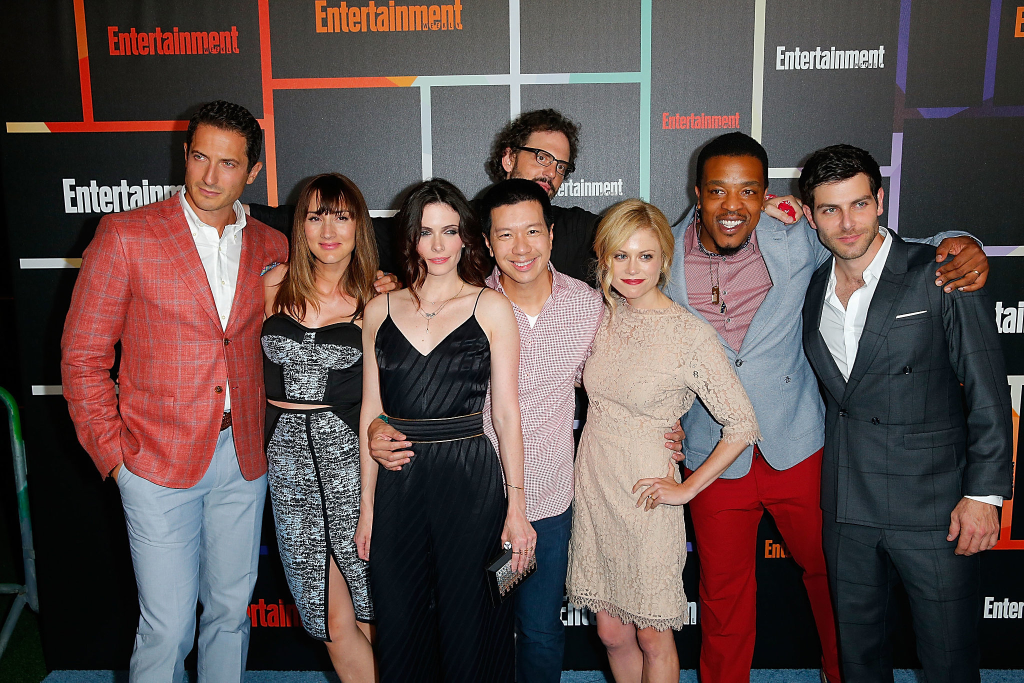
#> input picture data/test4.jpg, 2048 x 1365 px (shown at 1/2 size)
$ jupyter execute facePan.ipynb   (Python 2 division)   (text cells are left out)
#> lines starting #> are read from the running program, lines starting #| are printed output that depends on the picture; after the words box and inside, x2 and y2 are one past the last pixel; in counts of white or black regions, pixels touching at a corner belong together
[cell 1]
#import required libraries
import cv2 #import OpenCV library
#load cascade classifier training file for lbpcascade
lbp_face_cascade = cv2.CascadeClassifier('data/lbpcascade_frontalface.xml')

#load test image
testImg = cv2.imread('data/test4.jpg')
#> testImg is the input picture: shape (1365, 2048, 3); mean B, G, R 76.9, 78.7, 95.3
# convert the test image to gray image as opencv face detector expects gray images
gray_img = cv2.cvtColor(testImg, cv2.COLOR_BGR2GRAY)
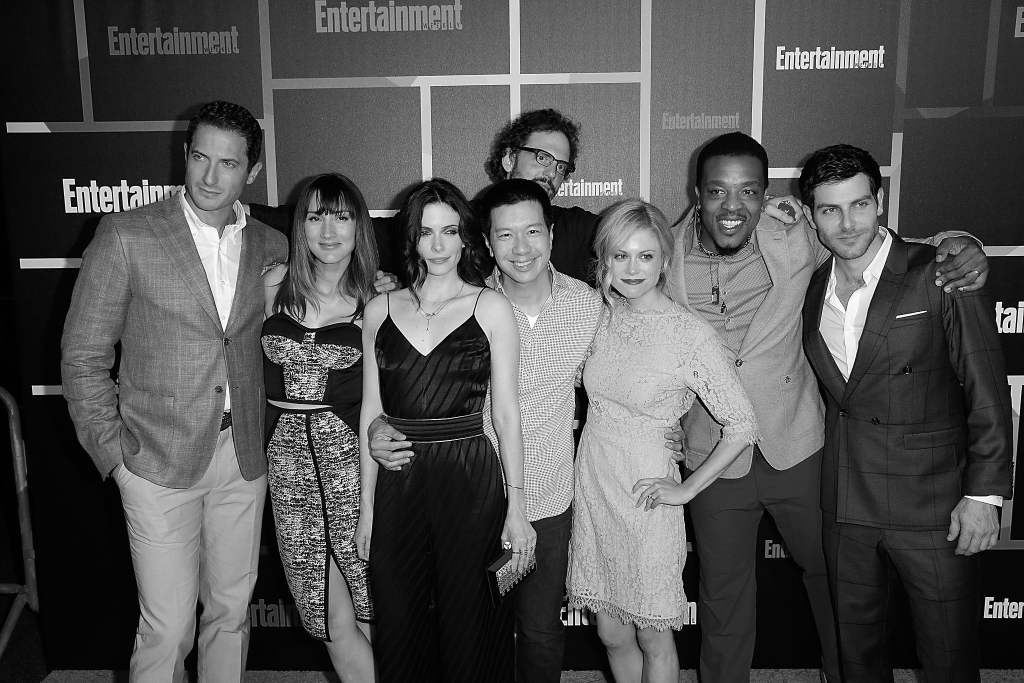
#> gray_img: shape (1365, 2048) (shown at 1/2 size); min 0, max 255, mean 83.5
#detect multiscale faces (some images may be closer to camera than others) images
faces = lbp_face_cascade.detectMultiScale(gray_img, scaleFactor=1.2, minNeighbors=5);
#> faces = [[816, 418, 121, 121], [1203, 462, 131, 131], [1623, 360, 144, 144], [357, 270, 142, 142], [1394, 327, 149, 149], [590, 386, 137, 137], [967, 408, 153, 153]]
# print the number of faces found
print('Faces found: ', len(faces))
#| Faces found:  7

# go over list of faces and draw them as rectangles on img
for (x, y, w, h) in faces:
    cv2.rectangle(testImg, (x, y), (x+w, y+h), (0, 255, 0), 2)
#> this loop made 7 passes
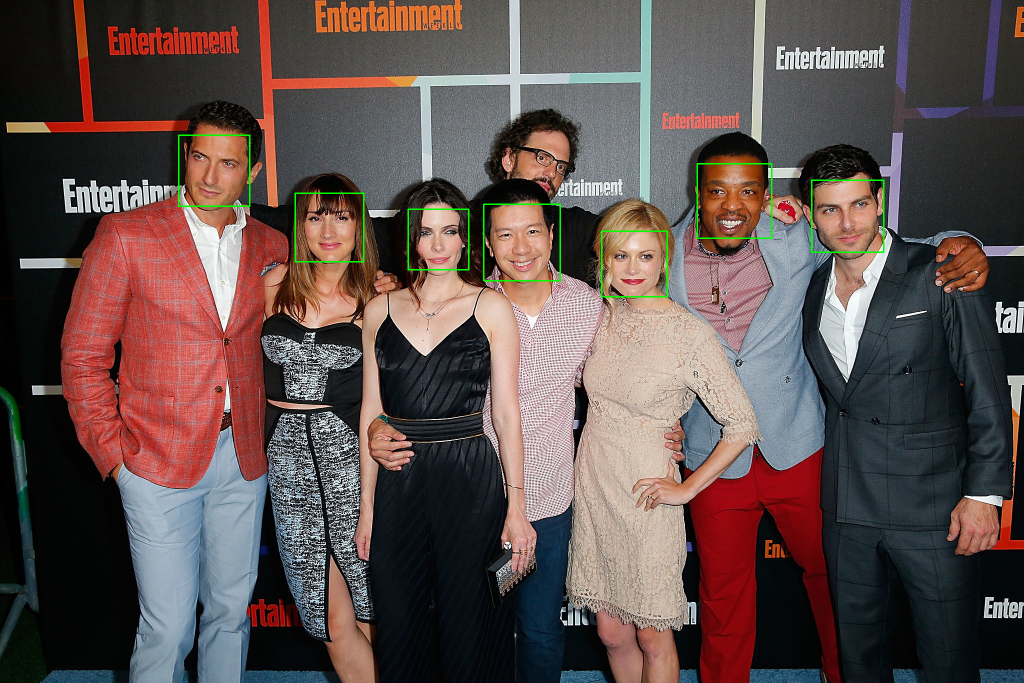
#> testImg: shape (1365, 2048, 3) (shown at 1/2 size); 0.42% of pixels changed, all inside (x1, y1, x2, y2) = (356, 269, 1769, 595)

# convert gray image to RGB and show image
cv2.imshow('test_image', testImg) # show result img

# PRESS ESC TO EXIT
cv2.waitKey(0) == 27
cv2.destroyAllWindows()

[cell 2]
#import required libraries
import cv2 #import OpenCV library
#importing time library
import time
# matplotlib
import matplotlib.pyplot as plt
#load cascade classifier training file for lbpcascade
lbp_face_cascade = cv2.CascadeClassifier('data/lbpcascade_frontalface.xml')
# NOW USING HAAR BCAUSE OF ACCURACY BUT TBP IS WAAY FASTER
haar_face_cascade = cv2.CascadeClassifier('data/haarcascade_frontalface_alt.xml')
# cam is the videofeed from video0
cam = cv2.VideoCapture(0)
cam.set(cv2.CAP_PROP_FRAME_WIDTH, 320)
cam.set(cv2.CAP_PROP_FRAME_HEIGHT, 180)
# use uvcdynctrl -f to find out device frame formats
cam.set(cv2.CAP_PROP_FPS, 15)

while True: # loop bcause video
    (re, img) = cam.read() # Grab tuples from cam (True/False, Frame)
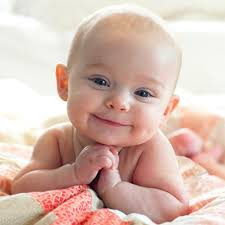
#> input picture data/test1.jpg, 225 x 225 px, given in place of the camera
#> img is the input picture: shape (225, 225, 3); mean B, G, R 175.9, 186.9, 214.8
    # convert the test image to gray image as opencv face detector expects gray images
    gray_img = cv2.cvtColor(img, cv2.COLOR_BGR2GRAY)
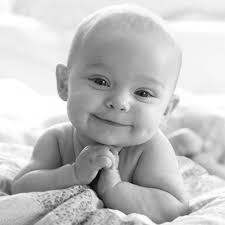
#> gray_img: shape (225, 225); min 1, max 255, mean 194
    # detect faces
    faces = haar_face_cascade.detectMultiScale(gray_img, scaleFactor=1.1, minNeighbors=4);
#> faces = [[68, 45, 107, 107]]

    # go over list of faces and draw them as rectangles on img
    for (x, y, w, h) in faces:
        cv2.rectangle(img, (x, y), (x+w, y+h), (0, 255, 0), 2)
#> this loop made 1 pass
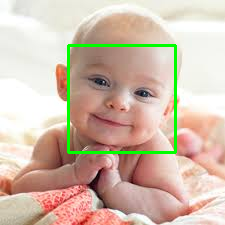
#> img: shape (225, 225, 3); 2.53% of pixels changed, all inside (x1, y1, x2, y2) = (67, 44, 177, 154)

    # Show result
    cv2.imshow('test', img) # show result img
    time.sleep(0.2) #this works as a limiter


    # PRESS ESC TO EXIT
    if cv2.waitKey(1) == 27:
#> (key q is pressed here)
        break
cam.release()
cv2.destroyAllWindows()

[cell 3]
#import required libraries
import cv2 #import OpenCV library
import time #importing time library
#load cascade classifier training file for lbpcascade
lbp_face_cascade = cv2.CascadeClassifier('data/lbpcascade_frontalface.xml')
# cam is the videofeed from video0
cam = cv2.VideoCapture(0)
cam.set(cv2.CAP_PROP_FRAME_WIDTH, 320)
cam.set(cv2.CAP_PROP_FRAME_HEIGHT, 180)
cam.set(cv2.CAP_PROP_FPS, 15) # use uvcdynctrl -f to find out device frame formats

while True: # loop bcause video
    (re, img) = cam.read() # Grab tuples from cam (True/False, Frame)
    # convert the test image to gray image as opencv face detector expects gray images
    gray_img = cv2.cvtColor(img, cv2.COLOR_BGR2GRAY)
    # detect faces
    faces = haar_face_cascade.detectMultiScale(gray_img, scaleFactor=1.1, minNeighbors=4);

    # go over list of faces and draw them as rectangles on img
    for (x, y, w, h) in faces:
        cv2.rectangle(img, (x, y), (x+w, y+h), (0, 255, 0), 2)
        crop_img = img[y-45:y+45+h, x-80:x+80+w]
        cv2.imshow("cropped", crop_img)
    #cropping
    # Show result
    #cv2.imshow('test', img) # show result img
    #time.sleep(1) #this works as a limiter


    # PRESS ESC TO EXIT
    if cv2.waitKey(1) == 27:
#> (key q is pressed here)
        break
cam.release()
cv2.destroyAllWindows()

[cell 4]
#import required libraries
import cv2 #import OpenCV library
import time #importing time library
#load cascade classifier training file for lbpcascade
lbp_face_cascade = cv2.CascadeClassifier('data/lbpcascade_frontalface.xml')

cam = cv2.VideoCapture(0) # cam is the videofeed from video0
cam.set(cv2.CAP_PROP_FRAME_WIDTH, 320)
cam.set(cv2.CAP_PROP_FRAME_HEIGHT, 180)
cam.set(cv2.CAP_PROP_FPS, 15) # use uvcdynctrl -f to find out device frame formats
t1 = time.time() # DEBUG: start timer for monitoring speed

# Function to crop video
def cropvideo(frame,faces):
    for (x,y,w,h) in faces:
        if y <=45: # dont crop when nearing top of frame
            y = 45
        if x<=80: # dont crop when nearing left of frame
            x= 80
        global crop_img
        crop_img = frame[y-45:y+45+h, x-80:x+80+w] # crop video to 1/4 size
        # TODO: Check multiple face detection
    return crop_img

# Function to Track Face
def facetrack(frame):
    gray = cv2.cvtColor(frame, cv2.COLOR_BGR2GRAY)
    faces = lbp_face_cascade.detectMultiScale(gray, 1.2, 5) # img,scaleFactor,minNeighbors
#> faces = ()
    for (x,y,w,h) in faces: # iterate through all found faces
        cv2.rectangle(frame,(x,y),(x+w,y+h),(0,255,0),2) # draw a rectangle
#> this loop made 0 passes
    return faces

def main():
    # Program function
    while True:
        (ret, frame) = cam.read() # Grab tuples from cam (True/False, Frame)
        faces = facetrack(frame)
#> faces = ()
        crop_img = cropvideo(frame,faces)
        cv2.imshow("cropped", crop_img)
        t5 = time.time() # DEBUG: check how long processing takes
        #print("Frame displayed at " + str(round(t5-t1, 3)) + "s")

        # PRESS ESC TO EXIT
        if cv2.waitKey(50) == 27:
#> (key q is pressed here)
            break
    cam.release()
    cv2.destroyAllWindows()

#For starting the .py script
if __name__ == '__main__':
    main()

[cell 5]
#import required libraries
import cv2 #import OpenCV library
import time #importing time library
#load cascade classifier training file for lbpcascade
lbp_face_cascade = cv2.CascadeClassifier('data/lbpcascade_frontalface.xml')
# NOW USING HAAR BCAUSE OF ACCURACY BUT TBP IS WAAY FASTER
haar_face_cascade = cv2.CascadeClassifier('data/haarcascade_frontalface_alt.xml')

cam = cv2.VideoCapture(0) # cam is the videofeed from video0
cam.set(cv2.CAP_PROP_FRAME_WIDTH, 320)
cam.set(cv2.CAP_PROP_FRAME_HEIGHT, 180)
cam.set(cv2.CAP_PROP_FPS, 15) # use uvcdynctrl -f to find out device frame formats
t1 = time.time() # DEBUG: start timer for monitoring speed


def main():
    w = cv2.CAP_PROP_FRAME_WIDTH
#> w = 3
    h = cv2.CAP_PROP_FRAME_HEIGHT
#> h = 4
    y = 45
    x= 80
    # Program function
    while True:
        (ret, frame) = cam.read() # Grab tuples from cam (True/False, Frame)
        gray = cv2.cvtColor(frame, cv2.COLOR_BGR2GRAY)
        faces = haar_face_cascade.detectMultiScale(gray, 1.2, 5, 0, (0, 0)) # img,scaleFactor,minNeighbors, flags, min_size
#> faces = [[71, 48, 103, 103]]

        if (len(faces)):
            for (x,y,w,h) in faces: # iterate through all found faces
                cv2.rectangle(frame,(x,y),(x+w,y+h),(0,255,0),2) # draw a rectangle
                if y <=45: # dont crop when nearing top of frame
                    y = 45
                if x<=80: # dont crop when nearing left of frame
                    x= 80
                crop_img = frame[y-45:y+45+h, x-80:x+80+w] # crop video to 1/4 size
                cv2.imshow("cropped", crop_img)
#> this loop made 1 pass
#> (w, h) on pass 1: (103, 103)
#> pass 1, in main, `crop_img = frame[y-45:y+45+h, x-80:x+80+w]`:
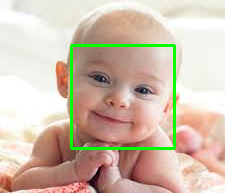
#> crop_img: shape (193, 225, 3); mean B, G, R 173.2, 191, 208.9
#> after the loop:
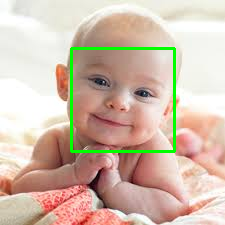
#> frame: shape (225, 225, 3); 2.43% of pixels changed, all inside (x1, y1, x2, y2) = (70, 47, 176, 153)
        else:
            crop_img = frame[y-45:y+45+h, x-80:x+80+w]
            cv2.imshow("cropped", crop_img)
        t5 = time.time() # DEBUG: check how long processing takes
        #print("Frame displayed at " + str(round(t5-t1, 3)) + "s")

        # PRESS ESC TO EXIT
        if cv2.waitKey(50) == 27:
#> (key q is pressed here)
            break
    cam.release()
    cv2.destroyAllWindows()

#For starting the .py script
if __name__ == '__main__':
    main()

[cell 6]
#import required libraries
import cv2 #import OpenCV library
import time #importing time library
#load cascade classifier training file for lbpcascade
lbp_face_cascade = cv2.CascadeClassifier('data/lbpcascade_frontalface.xml')
# NOW USING HAAR BCAUSE OF ACCURACY BUT LBP IS WAAY FASTER
haar_face_cascade = cv2.CascadeClassifier('data/haarcascade_frontalface_alt.xml')

cam = cv2.VideoCapture(0) # cam is the videofeed from video0
cam.set(cv2.CAP_PROP_FRAME_WIDTH, 960)
cam.set(cv2.CAP_PROP_FRAME_HEIGHT, 480)
cam.set(cv2.CAP_PROP_FPS, 15) # use uvcdynctrl -f to find out device frame formats
t1 = time.time() # DEBUG: start timer for monitoring speed


def main():
    w = cv2.CAP_PROP_FRAME_WIDTH
#> w = 3
    h = cv2.CAP_PROP_FRAME_HEIGHT
#> h = 4
    y = 135
    x= 200
    # Program function
    while True:
        (ret, frame) = cam.read() # Grab tuples from cam (True/False, Frame)
        gray = cv2.cvtColor(frame, cv2.COLOR_BGR2GRAY)
        faces = haar_face_cascade.detectMultiScale(gray, 1.2, 5, 0, (0, 0)) # img,scaleFactor,minNeighbors, flags, min_size
#> faces = [[71, 48, 103, 103]]

        if (len(faces)):
            for (x,y,w,h) in faces: # iterate through all found faces
                cv2.rectangle(frame,(x,y),(x+w,y+h),(0,255,0),2) # draw a rectangle
                if y <=135: # dont crop when nearing top of frame
                    y = 135
                if x<=200: # dont crop when nearing left of frame
                    x= 200
                crop_img = frame[y-135:y+135+h, x-200:x+200+w] # crop video to 1/4 size
                cv2.imshow("cropped", crop_img)
#> this loop made 1 pass
#> (w, h) on pass 1: (103, 103)
        else:
            crop_img = frame[y-135:y+135+h, x-200:x+200+w]
            cv2.imshow("cropped", crop_img)
        t5 = time.time() # DEBUG: check how long processing takes
        #print("Frame displayed at " + str(round(t5-t1, 3)) + "s")

        # PRESS ESC TO EXIT
        if cv2.waitKey(50) == 27:
#> (key q is pressed here)
            break
    cam.release()
    cv2.destroyAllWindows()

#For starting the .py script
if __name__ == '__main__':
    main()

[cell 7]
import cv2
import numpy as np

cap = cv2.VideoCapture(0)

ret, frame = cap.read()
h, w, c = frame.shape
#> h = 225; w = 225; c = 3
print(h, w, c)
#| 225 225 3

fourcc = cv2.VideoWriter_fourcc('L','M','P','2')
#> fourcc = 844123468
out = cv2.VideoWriter('output.avi', fourcc, 30.0, (w, h))

while(True):
    ret, frame = cap.read()

    out.write(frame)

    frame = cv2.resize(frame, (0,0), fx=1, fy=1)
    cv2.imshow("Frame", frame)

    ch = cv2.waitKey(1)
#> (key q is pressed here)
    if ch & 0xFF == ord('q'):
        break

cap.release()
out.release()
cv2.destroyAllWindows()

[cell 8]
#import required libraries
import cv2 #import OpenCV library
import time #importing time library
#load cascade classifier training file for lbpcascade
lbp_face_cascade = cv2.CascadeClassifier('data/lbpcascade_frontalface.xml')
# NOW USING HAAR BCAUSE OF ACCURACY BUT LBP IS WAAY FASTER
haar_face_cascade = cv2.CascadeClassifier('data/haarcascade_frontalface_alt.xml')

cam = cv2.VideoCapture(0) # cam is the videofeed from video0
cam.set(cv2.CAP_PROP_FRAME_WIDTH, 960)
cam.set(cv2.CAP_PROP_FRAME_HEIGHT, 480)
cam.set(cv2.CAP_PROP_FPS, 15) # use uvcdynctrl -f to find out device frame formats
t1 = time.time() # DEBUG: start timer for monitoring speed

def main():
    w = cv2.CAP_PROP_FRAME_WIDTH
#> w = 3
    h = cv2.CAP_PROP_FRAME_HEIGHT
#> h = 4
    y = 135
    x= 200
    fourcc = cv2.VideoWriter_fourcc('L','M','P','2')
#> fourcc = 844123468
    out = cv2.VideoWriter('output.avi', fourcc, 30.0, (w, h))

    # Program function
    while True:
        (ret, frame) = cam.read() # Grab tuples from cam (True/False, Frame)
        gray = cv2.cvtColor(frame, cv2.COLOR_BGR2GRAY)
        faces = haar_face_cascade.detectMultiScale(gray, 1.2, 5, 0, (0, 0)) # img,scaleFactor,minNeighbors, flags, min_size
#> faces = [[71, 48, 103, 103]]

        if (len(faces)):
            for (x,y,w,h) in faces: # iterate through all found faces
                cv2.rectangle(frame,(x,y),(x+w,y+h),(0,255,0),2) # draw a rectangle
                if y <=135: # dont crop when nearing top of frame
                    y = 135
                if x<=200: # dont crop when nearing left of frame
                    x= 200
                crop_img = frame[y-135:y+135+h, x-200:x+200+w] # crop video to 1/4 size
                cv2.imshow("cropped", crop_img) # DEBUG: show cropped frame
                out.write(crop_img) # push frame to avi
        else:
            crop_img = frame[y-135:y+135+h, x-200:x+200+w]
            cv2.imshow("cropped", crop_img) # DEBUG: show cropped frame
            out.write(crop_img) # push frame to avi
        t5 = time.time() # DEBUG: check how long processing takes
        #print("Frame displayed at " + str(round(t5-t1, 3)) + "s")

        # PRESS ESC TO EXIT
        if cv2.waitKey(50) == 27:
#> (key q is pressed here)
            break
    cam.release()
    out.release()
    cv2.destroyAllWindows()

#For starting the .py script
if __name__ == '__main__':
    main()

[cell 9]
#import required libraries
import cv2 #import OpenCV library
import time #importing time library
#load cascade classifier training file for lbpcascade
lbp_face_cascade = cv2.CascadeClassifier('data/lbpcascade_frontalface.xml')
# NOW USING HAAR BCAUSE OF ACCURACY BUT LBP IS WAAY FASTER
haar_face_cascade = cv2.CascadeClassifier('data/haarcascade_frontalface_alt.xml')

cam = cv2.VideoCapture(0) # cam is the videofeed from video0
cam.set(cv2.CAP_PROP_FRAME_WIDTH, 1280) #960
cam.set(cv2.CAP_PROP_FRAME_HEIGHT, 720) #480
cam.set(cv2.CAP_PROP_FPS, 15) # use uvcdynctrl -f to find out device frame formats
t1 = time.time() # DEBUG: start timer for monitoring speed

def main():
    w = cv2.CAP_PROP_FRAME_WIDTH
#> w = 3
    h = cv2.CAP_PROP_FRAME_HEIGHT
#> h = 4
    outw = cv2.CAP_PROP_FRAME_WIDTH/2 # 4x zoom
#> outw = 1
    outh = cv2.CAP_PROP_FRAME_HEIGHT/2
#> outh = 2
    x = 0 #pos of crop
    y = 0


    # Program function
    while True:
        (ret, frame) = cam.read() # Grab tuples from cam (True/False, Frame)
        crop_img = frame[y:y+outh, x:x+outw] # crop video to 1/4 size
#> crop_img = [[251, 252, 250], [251, 252, 250]]
        cv2.imshow("cropped", crop_img) # Show frame even though no face

        gray = cv2.cvtColor(frame, cv2.COLOR_BGR2GRAY)
        faces = haar_face_cascade.detectMultiScale(gray, 1.2, 5, 0, (0, 0)) # img,scaleFactor,minNeighbors, flags, min_size
#> faces = [[71, 48, 103, 103]]

        if (len(faces)):
            for (x,y,w,h) in faces: # iterate through all found faces
                cv2.rectangle(frame,(x,y),(x+w,y+h),(0,255,0),2) # draw a rectangle
                crop_img = frame[y-135:y+135+h, x-200:x+200+w] # crop video to 1/4 size
                cv2.imshow("cropped", crop_img) # Show cropped frame
#> this loop made 1 pass
#> pass 1, in main, `crop_img = frame[y-135:y+135+h, x-200:x+200+w]`:
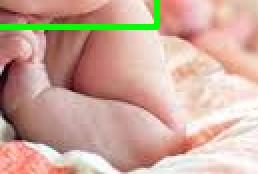
#> crop_img: shape (87, 129, 3) (shown 2 times larger); mean B, G, R 154.7, 169.6, 203.8
        else:
            crop_img = frame[y-135:y+135+h, x-200:x+200+w]
            cv2.imshow("cropped", crop_img) # Show frame even though no face

        # PRESS ESC TO EXIT
        if cv2.waitKey(50) == 27:
#> (key q is pressed here)
            break
    cam.release()
    #out.release()
    cv2.destroyAllWindows()

#For starting the .py script
if __name__ == '__main__':
    main()

[cell 10]
#import required libraries
import cv2 #import OpenCV library
import time #importing time library
#load cascade classifier training file for lbpcascade
lbp_face_cascade = cv2.CascadeClassifier('data/lbpcascade_frontalface.xml')
# NOW USING HAAR BCAUSE OF ACCURACY BUT LBP IS WAAY FASTER
haar_face_cascade = cv2.CascadeClassifier('data/haarcascade_frontalface_alt.xml')

cam = cv2.VideoCapture(0) # cam is the videofeed from video0
cam.set(cv2.CAP_PROP_FRAME_WIDTH, 600)

def main():
    w,h = 600,480
    #h = 1080 #dunno why this isnt 16:9 with Logi C920
    outw,outh = int(w/2), int(h/2) # 4x zoom
    x,y = 0, 0 #pos of crop, y bcause of 1440x1080 res
    i,fskip = 0,30 # iterand and frameskip, do facecheck only on every x frame
    nFrames = 0 # for tracking frames
    t1 = time.time() # DEBUG: start timer for monitoring framerate

    # Program function
    while True:
        (ret, frame) = cam.read() # Grab tuples from cam (True/False, Frame)
        crop_img = frame[y:y+outh, x:x+outw] # crop video to 1/4 size
        cv2.imshow("cropped", crop_img) # Show frame even though no face

        # FIND FACE
        if (i>=fskip): #only search for face once a second
            i = 0
            gray = cv2.cvtColor(frame, cv2.COLOR_BGR2GRAY)
            faces = haar_face_cascade.detectMultiScale(gray, 1.2, 5, 0, (0, 0)) # img,scaleFactor,minNeighbors, flags, min_size

            if (len(faces)): # if a face is found #TODO several faces
                for (x,y,w,h) in faces: # iterate through all found faces
                    cv2.rectangle(frame,(x,y),(x+w,y+h),(0,255,0),2) # draw a rectangle
                    crop_img = frame[y:y+outh, x:x+outw] # crop video where face is
                    cv2.imshow("cropped", crop_img) # Show cropped frame

        # NO FACE
        else:
            nFrames += 1
            i += 1

        # PRESS ESC TO EXIT
        if cv2.waitKey(1) == 27:
#> (key q is pressed here)
